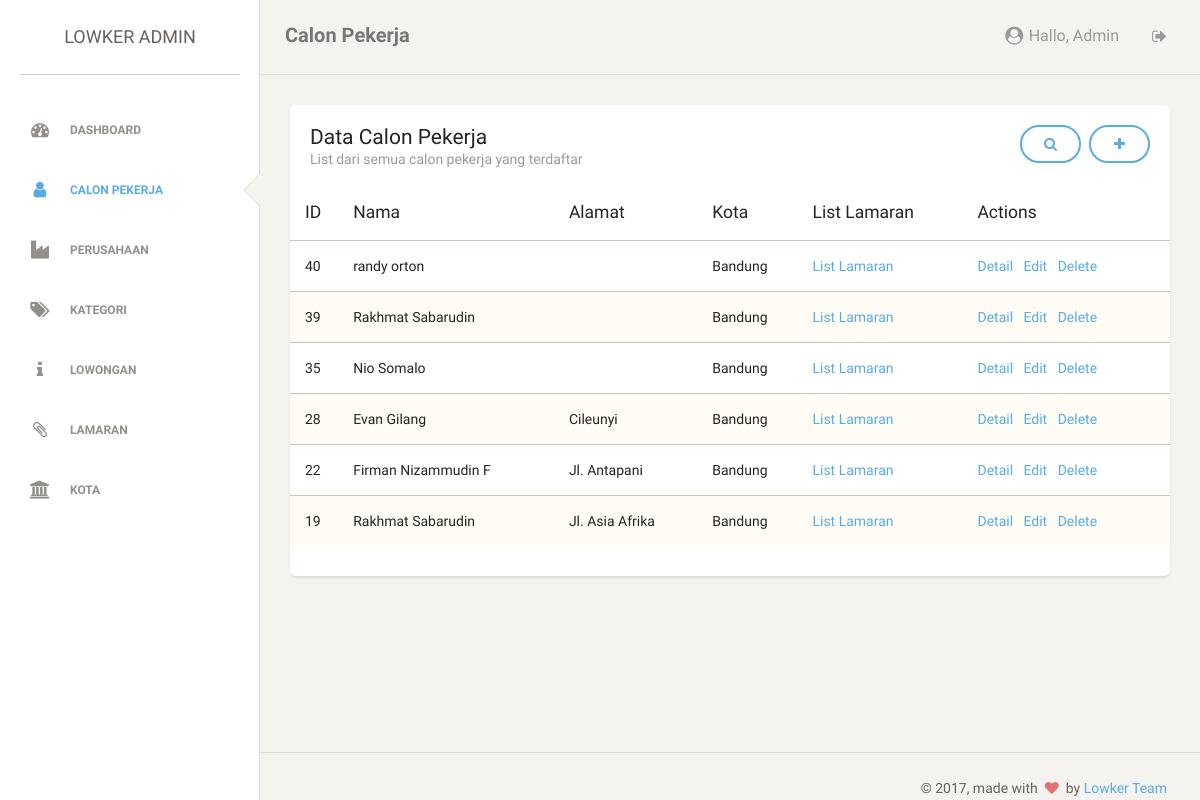
Screenshot of /admin/calonpekerja.php (signed in) with the database file from the repository.
### tables this page shows
CREATE TABLE `calon_pekerja` (
  `calon_pekerja_id` int(11) NOT NULL AUTO_INCREMENT,
  `calon_pekerja_nama_lengkap` varchar(51) NOT NULL,
  `calon_pekerja_alamat` varchar(101) DEFAULT NULL,
  `kota_id` int(11) DEFAULT NULL,
  `calon_pekerja_jenis_kelamin` enum('L','P') DEFAULT NULL,
  `calon_pekerja_tempat_lahir` varchar(51) DEFAULT NULL,
  `calon_pekerja_tanggal_lahir` date DEFAULT NULL,
  `calon_pekerja_status_pernikahan` enum('Lajang','Menikah','Janda/Duda') DEFAULT NULL,
  `calon_pekerja_email` varchar(51) NOT NULL,
  `calon_pekerja_telepon` varchar(13) DEFAULT NULL,
  `calon_pekerja_pendidikan_terakhir` enum('SD','SMP','SMA','S1','S2') DEFAULT NULL,
  `calon_pekerja_tempat_pendidikan_terakhir` varchar(51) DEFAULT NULL,
  `calon_pekerja_tempat_bekerja_terakhir` varchar(51) DEFAULT NULL,
  `calon_pekerja_pekerjaan_bekerja_terakhir` varchar(51) DEFAULT NULL,
  `calon_pekerja_file_cv` varchar(101) DEFAULT NULL,
  PRIMARY KEY (`calon_pekerja_id`),
  KEY `fk_calon_pekerja_kota` (`kota_id`),
  CONSTRAINT `fk_calon_pekerja_kota` FOREIGN KEY (`kota_id`) REFERENCES `kota` (`kota_id`) ON DELETE SET NULL ON UPDATE CASCADE,
  CONSTRAINT `fk_calon_pekerja_login` FOREIGN KEY (`calon_pekerja_id`) REFERENCES `login` (`login_id`) ON DELETE CASCADE ON UPDATE CASCADE
);

CREATE TABLE `kota` (
  `kota_id` int(11) NOT NULL AUTO_INCREMENT,
  `kota_nama` varchar(51) NOT NULL,
  PRIMARY KEY (`kota_id`),
  UNIQUE KEY `kota_nama` (`kota_nama`)
);

### admin/calonpekerja.php (the view, shortened to what this page needs)
<?php
	require "../php/connection.php";
?>
    <!doctype html>
    <html lang="en">
    <head>
        <link href="../css/bootstrap.min.css" rel="stylesheet" />
        <link href="../css/style.css" rel="stylesheet" />
        <link href="../font-awesome/css/font-awesome.min.css" rel="stylesheet">
    </head>
    <body>
        <div class="wrapper">
            <div class="sidebar" data-background-color="white" data-active-color="info">
                <div class="sidebar-wrapper">
                    <div class="logo">
                        <a href="#" class="simple-text">
                        Lowker Admin
                    </a>
                    </div>
                    <ul class="nav">
                        <li>
                            <a href="dashboard.php">
                                <i class="fa fa-dashboard" style="font-size: 18px;"></i>
                                <p>Dashboard</p>
                            </a>
                        </li>
                        <li class="active">
                            <a href="calonpekerja.php">
                                <i class="fa fa-user" style="font-size: 18px;"></i>
                                <p>Calon Pekerja</p>
                            </a>
                        </li>
                        <li>
                            <a href="perusahaan.php">
                                <i class="fa fa-industry" style="font-size: 18px;"></i>
                                <p>Perusahaan</p>
                            </a>
                        </li>
                        <li>
                            <a href="kategori.php">
                                <i class="fa fa-tags" style="font-size: 18px;"></i>
                                <p>Kategori</p>
                            </a>
                        </li>
                        <li>
                            <a href="lowongan.php">
                                <i class="fa fa-info" style="font-size: 18px;"></i>
                                <p>Lowongan</p>
                            </a>
                        </li>
                        <li>
                            <a href="lamaran.php">
                                <i class="fa fa-paperclip" style="font-size: 18px;"></i>
                                <p>Lamaran</p>
                            </a>
                        </li>
                        <li>
                            <a href="kota.php">
                                <i class="fa fa-bank" style="font-size: 18px;"></i>
                                <p>Kota</p>
                            </a>
                        </li>
                    </ul>
                </div>
            </div>
            <div class="main-panel">
                <nav class="navbar navbar-default">
                    <div class="container-fluid">
                        <div class="navbar-header">
                            <a class="navbar-brand" href="#">Calon Pekerja</a>
                        </div>
                        <div class="collapse navbar-collapse">
                            <ul class="nav navbar-nav navbar-right">
                                <li>
                                    <a href="profil_edit.php">
                                        <p>
                                            <i class="fa fa-user-circle" style="font-size: 18px;"></i> Hallo,
                                            <?php echo $_SESSION['admin_nama'];?>
                                        </p>
                                    </a>
                                </li>
                                <li>
                                    <a href="../php/logout.php">
                                        <i class="fa fa-sign-out"></i>
                                    </a>
                                </li>
                            </ul>
                        </div>
                    </div>
                </nav>
                <div class="content">
                    <div class="container-fluid">
                        <div class="row">
                            <div class="col-md-12">
                                <div class="card">
                                    <div class="header">
                                        <a href="calonpekerja_tambah.php" class="btn btn-info pull-right"><i class="fa fa-plus"></i></a>
                                        <a href="#" data-toggle="modal" data-target="#search" class="btn btn-info pull-right" style="margin-right: 8px;"><i class="fa fa-search"></i></a>
                                                <h4 class="title">Data Calon Pekerja</h4>
                                                <p class="category">List dari semua calon pekerja yang terdaftar</p>
                                    </div>
                                    <div class="content table-responsive table-full-width">
                                        <table class="table table-striped">
                                            <thead>
                                                <th>ID</th>
                                                <th>Nama</th>
                                                <th>Alamat</th>
                                                <th>Kota</th>
                                                <th>List Lamaran</th>
                                                <th>Actions</th>
                                            </thead>
                                            <tbody>
                                                <?php
                                                    if(isset($_GET['nama'])){
                                                        $strQuery = "SELECT cp.calon_pekerja_id, cp.calon_pekerja_nama_lengkap,
                                                        cp.calon_pekerja_alamat, k.kota_nama, cp.calon_pekerja_jenis_kelamin,
                                                        cp.calon_pekerja_tempat_lahir, cp.calon_pekerja_tanggal_lahir, cp.calon_pekerja_status_pernikahan,
                                                        cp.calon_pekerja_email, cp.calon_pekerja_telepon, cp.calon_pekerja_pendidikan_terakhir,
                                                        cp.calon_pekerja_tempat_pendidikan_terakhir, cp.calon_pekerja_tempat_bekerja_terakhir,
                                                        cp.calon_pekerja_pekerjaan_bekerja_terakhir, cp.calon_pekerja_file_cv
                                                        FROM calon_pekerja cp INNER JOIN kota k ON cp.kota_id = k.kota_id
                                                        WHERE calon_pekerja_nama_lengkap LIKE '%$_GET[nama]%' ORDER BY calon_pekerja_id DESC";
                                                    }else {
                                                        $strQuery = "SELECT cp.calon_pekerja_id, cp.calon_pekerja_nama_lengkap,
                                                        cp.calon_pekerja_alamat, k.kota_nama, cp.calon_pekerja_jenis_kelamin,
                                                        cp.calon_pekerja_tempat_lahir, cp.calon_pekerja_tanggal_lahir, cp.calon_pekerja_status_pernikahan,
                                                        cp.calon_pekerja_email, cp.calon_pekerja_telepon, cp.calon_pekerja_pendidikan_terakhir,
                                                        cp.calon_pekerja_tempat_pendidikan_terakhir, cp.calon_pekerja_tempat_bekerja_terakhir,
                                                        cp.calon_pekerja_pekerjaan_bekerja_terakhir, cp.calon_pekerja_file_cv
                                                        FROM calon_pekerja cp INNER JOIN kota k ON cp.kota_id = k.kota_id
                                                        ORDER BY calon_pekerja_id DESC";
                                                    }
                                                    $query = mysqli_query($connection, $strQuery);
                                                    $i = 0;
                                                    while($result = mysqli_fetch_assoc($query)){
                                                        echo "<tr>";
                                                        echo "<td>$result[calon_pekerja_id]</td>";
                                                        echo "<td>$result[calon_pekerja_nama_lengkap]</td>";
                                                        echo "<td>$result[calon_pekerja_alamat]</td>";
                                                        echo "<td>$result[kota_nama]</td>";
                                                        echo "<td><a href=lamaran.php?calonpekerja=$result[calon_pekerja_id]>List Lamaran</a></td>";
                                                        echo "<td><a href=# data-toggle=modal data-target=#detail$i>Detail</a>";
                                                        echo "<a href='calonpekerja_edit.php?id=$result[calon_pekerja_id]'>Edit</a>";
                                                        echo "<a href=# data-toggle=modal data-target=#delete$i>Delete</a></td>";
                                                        echo "</tr>";
                                                ?>
                                                    <?php
                                                        $i++;
                                                    }
                                                ?>
                                            </tbody>
                                        </table>
                                    </div>
                                </div>
                            </div>
                        </div>
                    </div>
                </div>
                <footer class="footer">
                    <div class="container-fluid">
                        <div class="copyright pull-right">
                            &copy;
                            , made with <i class="fa fa-heart heart"></i> by <a href="#">Lowker Team</a>
                        </div>
                    </div>
                </footer>
            </div>
        </div>
    </body>
    </html>

### rows the page displays
calon_pekerja: calon_pekerja_id "40", calon_pekerja_nama_lengkap "randy orton", kota.kota_nama "Bandung"
calon_pekerja: calon_pekerja_id "39", calon_pekerja_nama_lengkap "Rakhmat Sabarudin", kota.kota_nama "Bandung"
calon_pekerja: calon_pekerja_id "35", calon_pekerja_nama_lengkap "Nio Somalo", kota.kota_nama "Bandung"
calon_pekerja: calon_pekerja_id "28", calon_pekerja_nama_lengkap "Evan Gilang", calon_pekerja_alamat "Cileunyi", kota.kota_nama "Bandung"
calon_pekerja: calon_pekerja_id "22", calon_pekerja_nama_lengkap "Firman Nizammudin F", calon_pekerja_alamat "Jl. Antapani", kota.kota_nama "Bandung"
calon_pekerja: calon_pekerja_id "19", calon_pekerja_nama_lengkap "Rakhmat Sabarudin", calon_pekerja_alamat "Jl. Asia Afrika", kota.kota_nama "Bandung"

### other values shown
$_SESSION['admin_nama'] "Admin"
